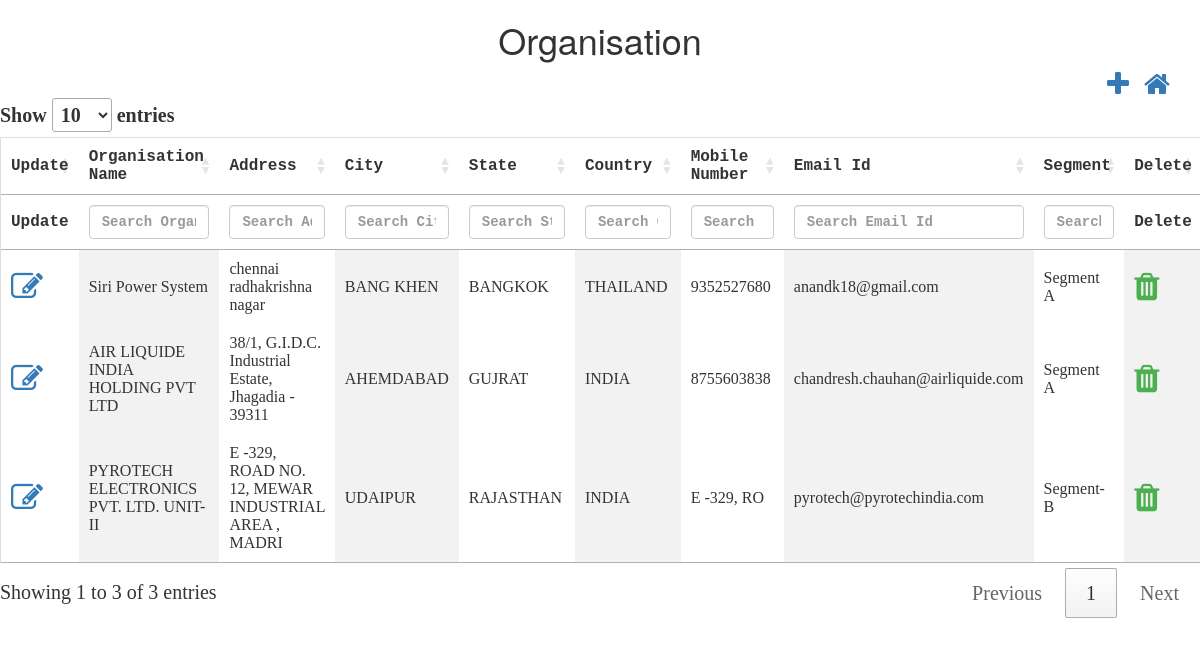
Page /controllers/organisation.php on the committed database.
### tables this page shows
CREATE TABLE `tbl_organisation` (
  `nid` int(10) NOT NULL,
  `norg_id` int(10) NOT NULL,
  `corg_name` varchar(50) NOT NULL,
  `corg_address` varchar(50) NOT NULL,
  `corg_city` varchar(50) NOT NULL,
  `corg_state` varchar(50) NOT NULL,
  `corg_country` varchar(50) NOT NULL,
  `corg_mobileNumber` varchar(10) NOT NULL,
  `corg_emailId` varchar(50) NOT NULL,
  `norg_segment_id` int(10) NOT NULL,
  `isActive` bit(1) NOT NULL,
  `isAvailable` bit(1) NOT NULL,
  `dcreated_date` datetime NOT NULL,
  `dupdated_date` datetime NOT NULL,
  `ninternal_id` int(11) DEFAULT NULL
);

CREATE TABLE `tbl_segment` (
  `nid` int(10) NOT NULL,
  `nsegment_id` int(10) NOT NULL,
  `csegment_name` varchar(50) NOT NULL,
  `isActive` bit(1) NOT NULL,
  `isAvailable` bit(1) NOT NULL,
  `dcreated_date` datetime NOT NULL,
  `dupdated_date` datetime NOT NULL,
  `ninternal_id` int(11) DEFAULT NULL
);

### controllers/organisation.php (the view, shortened to what this page needs)
<html>
<head>
    <script src="http://ajax.googleapis.com/ajax/libs/jquery/1.11.2/jquery.min.js"></script>
    <link rel="stylesheet" href="../css/theme.css">
    <link rel="stylesheet" href="https://cdn.datatables.net/1.10.22/css/jquery.dataTables.min.css">
    <link rel="stylesheet" href="https://cdnjs.cloudflare.com/ajax/libs/font-awesome/4.7.0/css/font-awesome.min.css">
    <link rel="stylesheet" href="https://maxcdn.bootstrapcdn.com/bootstrap/3.4.1/css/bootstrap.min.css">
</head>
<h1>Organisation</h1>
<div class="container">
    <a style="float:right;margin-left: 15px;" href="../dashboard.php"><i class="fa fa-home fa-2x"></i></a>
    <a style="float:right" href="#organisation_modal" data-toggle="modal" id='add' data-id="1"><i class="fa fa-plus fa-2x"
                                                                                        aria-hidden="true"></i></a>
</div>
        <?php
        $conn = OpenCon();
        $sql = "SELECT o.ninternal_id,o.norg_id,o.corg_name,o.corg_address,o.corg_city,o.corg_state,o.corg_country,o.corg_mobileNumber,o.corg_emailId,o.norg_segment_id,o.isActive,o.isAvailable,s.csegment_name
                    FROM tbl_organisation AS o
                    INNER JOIN tbl_segment AS s
                    ON o.norg_segment_id = s.nsegment_id
                    WHERE o.isAvailable=1;";
        $retval = mysqli_query($conn, $sql);
        echo "<table id='organisationTable'  name='organisationTable' >
            <thead>
            <tr>
            <th style='display:none;'>INTERNAL ID</th>
            <th style='display:none;'>ORG ID</th>
            <th>Update</th>
            <th>Organisation Name</th>
            <th>Address</th>
            <th>City</th>
            <th>State</th>
            <th>Country</th>
            <th>Mobile Number</th>
            <th>Email Id</th>
            <th>Segment</th>
             <th>Delete</th>
            </tr>
            </thead>
                   <tbody>
            ";
        while ($row = mysqli_fetch_array($retval, MYSQLI_ASSOC)) {
            echo "<tr>";
            echo "<td ><a  href='#organisation_modal' data-toggle='modal' class='updateClass' data-id='2'><i class='fa fa-edit fa-2x'></i></a></td>";
            echo "<td>" . $row['corg_name'] . "</td>";
            echo "<td>" . $row['corg_address'] . "</td>";
            echo "<td>" . $row['corg_city'] . "</td>";
            echo "<td>" . $row['corg_state'] . "</td>";
            echo "<td>" . $row['corg_country'] . "</td>";
            echo "<td>" . $row['corg_mobileNumber'] . "</td>";
            echo "<td>" . $row['corg_emailId'] . "</td>";
            echo "<td>" . $row['csegment_name'] . "</td>";
            echo "<td class='action-delete'><i class='fa fa-trash fa-2x' style='color:#4caf50;'</i></td>";
            echo "</tr>";
        }
        echo "</tbody></table>";
        ?>
</html>

### css/theme.css (style rules this page uses)
h1 { text-align: center; }
table { border-collapse: collapse; border-spacing: 0; width: 100%; border: 1px solid #ddd; }
th { text-align: left; padding: 10px !important; font-family: "Lucida Console", Courier, monospace; }
td { text-align: left; padding: 10px !important; }
td:nth-child(even) { background-color: #f2f2f2; }

### rows in the picture
tbl_organisation: corg_name "Siri Power System", corg_address "chennai radhakrishna nagar", corg_city "BANG KHEN", corg_state "BANGKOK", corg_country "THAILAND", corg_mobileNumber "9352527680", corg_emailId "anandk18@gmail.com", tbl_segment.csegment_name "Segment A"
tbl_organisation: corg_name "AIR LIQUIDE INDIA HOLDING PVT LTD", corg_address "38/1, G.I.D.C. Industrial Estate, Jhagadia - 39311", corg_city "AHEMDABAD", corg_state "GUJRAT", corg_country "INDIA", corg_mobileNumber "8755603838", corg_emailId "chandresh.chauhan@airliquide.com", tbl_segment.csegment_name "Segment A"
tbl_organisation: corg_name "PYROTECH ELECTRONICS PVT. LTD. UNIT- II", corg_address "E -329, ROAD NO. 12, MEWAR INDUSTRIAL AREA , MADRI", corg_city "UDAIPUR", corg_state "RAJASTHAN", corg_country "INDIA", corg_mobileNumber "E -329, RO", corg_emailId "pyrotech@pyrotechindia.com", tbl_segment.csegment_name "Segment-B"
